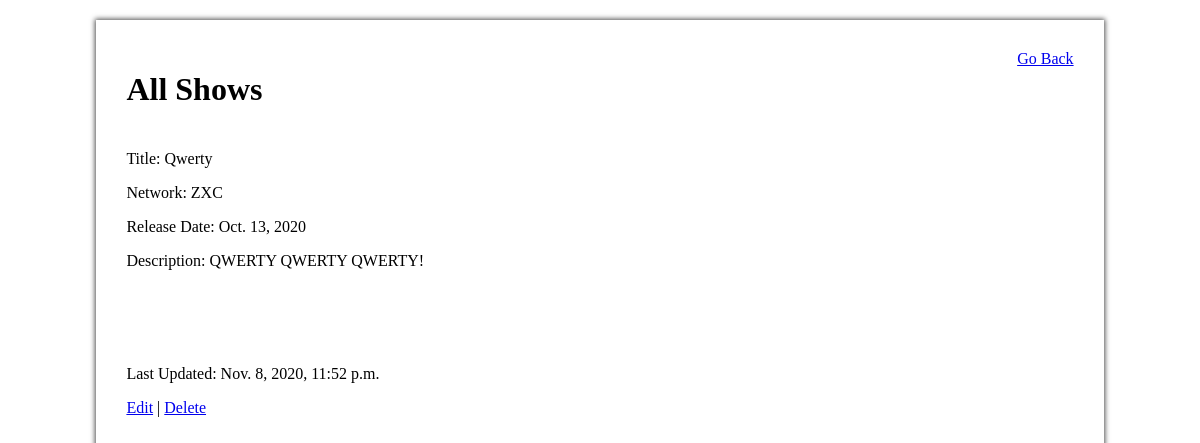
The app's page /shows/17 with its own data.
### tv_app/models.py (models this page shows)
class Show(models.Model):
    title = models.CharField(max_length=30)
    network = models.CharField(max_length=30)
    release = models.DateField(auto_now=False, auto_now_add=False, null=True)
    desc = models.TextField(null=True)
    create_at = models.DateTimeField(auto_now_add=True)
    update_at = models.DateTimeField(auto_now=True)
    objects = ShowManager()

### tv_app/views.py (the view)
# urls.py: path('shows/<int:num>', views.showShow),
def showShow(request, num):
    context = {
        'show': Show.objects.get(id=num)
    }
    return render(request, 'showShow.html', context)

### tv_app/templates/showShow.html (shortened to what this page needs)
<!DOCTYPE html>
<html lang="en">
<head>
    {% load static %}
    <link rel="stylesheet" type="text/css" href="{% static 'showShow.css' %}">
</head>
<body>
    <div id="Box">
        <div class="titleBox">
            <h1>All Shows</h1>
            <a href="/shows">Go Back</a>
        </div>
        <div class="content">
            <p>Title: {{ show.title }}</p>
            <p>Network: {{ show.network }}</p>
            <p>Release Date: {{ show.release }}</p>
            <p>Description: {{ show.desc }}</p>
        </div>
        <div class="update">
            <p>Last Updated: {{ show.update_at }}</p>
        </div>
        <div>
            <a href="/shows/{{ show.id }}/edit">Edit</a> | <a href="/shows/{{ show.id }}/delete">Delete</a>
        </div>
    </div>
</body>
</html>

### tv_app/static/showShow.css (style rules this page uses)
#Box { padding: 30px; box-shadow: 0px 0px 5px 1px rgb(78, 78, 78); width: 80%; margin: 20px auto; }
.titleBox { display: flex; justify-content: space-between; margin-bottom: 20px; }
.content { margin-bottom: 10%; }

### records on screen
Show: title "Qwerty", network "ZXC", release "Oct. 13, 2020", desc "QWERTY QWERTY QWERTY!", update_at "Nov. 8, 2020, 11:52 p.m."
